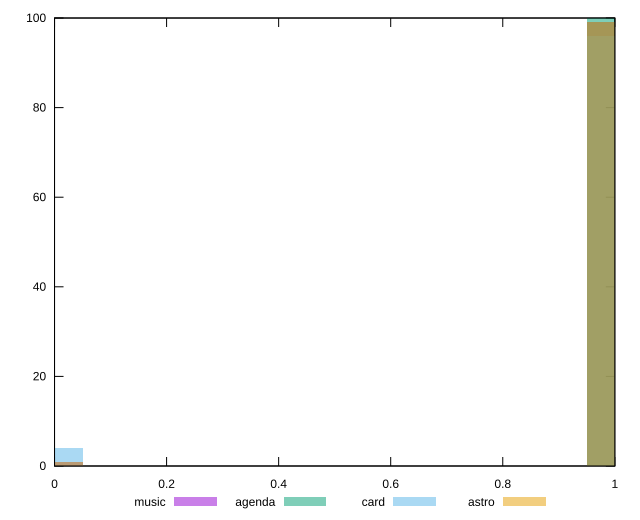

The gnuplot source for this figure:
reset

$music <<EOF
0 1
1 99
EOF

$agenda <<EOF
1 100
EOF

$card <<EOF
0 4
1 96
EOF

$astro <<EOF
0 1
1 99
EOF

set key outside below
set boxwidth 0.1
set xrange [0:1]
set yrange [0:100]
set trange [0:100]
set style fill transparent solid 0.5 noborder
set terminal svg size 640, 520 enhanced background rgb 'white'
set output "reports/report_00031_2021-02-24T23-18-18.084Z/server-response-time/comparison/histogram/all_score.svg"

plot $music title "music" with boxes, \
     $agenda title "agenda" with boxes, \
     $card title "card" with boxes, \
     $astro title "astro" with boxes

reset
